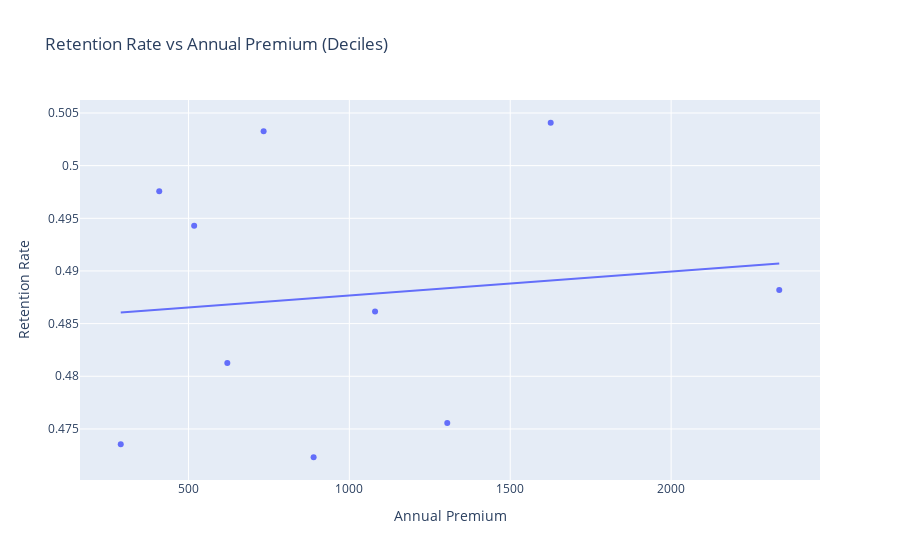
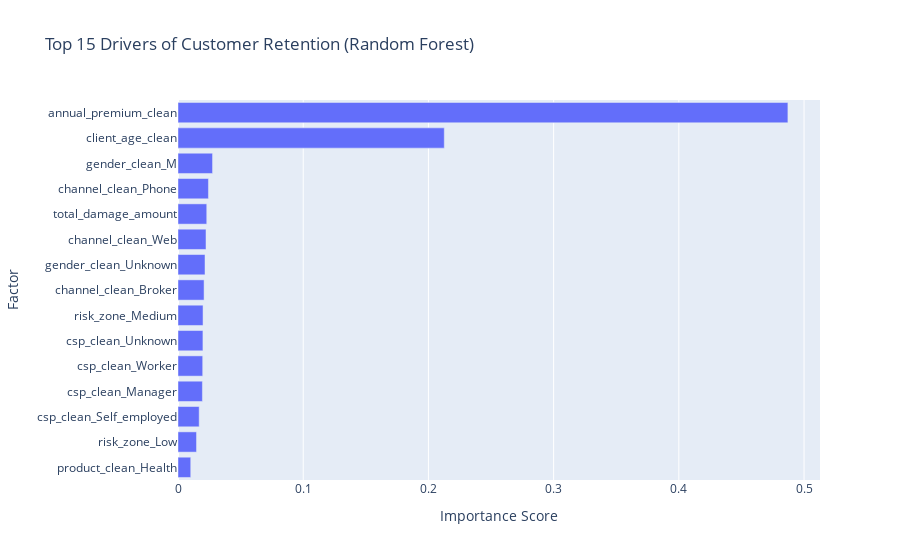

Notebook code cell kept with these figures, in order:
### Markdown cell above
# 6. Visualization

### Code cell
try:
    # 1. Price Elasticity Plot
    df_final["premium_bin"] = pd.qcut(df_final["annual_premium_clean"], q=10)
    retention_by_price = (
        df_final.groupby("premium_bin", observed=False)["retained"].mean().reset_index()
    )
    retention_by_price["price_mid"] = retention_by_price["premium_bin"].apply(
        lambda x: x.mid
    )

    fig1 = px.scatter(
        retention_by_price,
        x="price_mid",
        y="retained",
        title="Retention Rate vs Annual Premium (Deciles)",
        labels={"price_mid": "Annual Premium", "retained": "Retention Rate"},
        trendline="ols",
    )
    fig1.show()

    # 2. Feature Importance Plot
    if "importances" in locals():
        fig2 = px.bar(
            importances.head(15),
            x="Importance",
            y="Feature",
            orientation="h",
            title="Top 15 Drivers of Customer Retention (Random Forest)",
            labels={"Importance": "Importance Score", "Feature": "Factor"},
        )
        fig2.update_layout(yaxis={"categoryorder": "total ascending"})
        fig2.show()

except Exception as e:
    print("Visualization failed:", e)

### Figure 1 — Plotly figure (JSON) as saved in the notebook; plotly's stock layout.template omitted (floating-point values rounded to 4 significant figures)
{"data": [{"hovertemplate": "Annual Premium=%{x}<br>Retention Rate=%{y}<extra></extra>", "legendgroup": "", "marker": {"color": "#636efa", "symbol": "circle"}, "mode": "markers", "name": "", "orientation": "v", "showlegend": false, "type": "scatter", "x": [289.6, 409.2, 517.7, 620.8, 733.6, 889.0, 1080.0, 1304.0, 1626.0, 2336.0], "xaxis": "x", "y": [0.4736, 0.4976, 0.4943, 0.4813, 0.5033, 0.4723, 0.4862, 0.4756, 0.5041, 0.4882], "yaxis": "y"}, {"hovertemplate": "<b>OLS trendline</b><br>retained = 2.26775e-06 * price_mid + 0.485402<br>R<sup>2</sup>=0.014420<br><br>Annual Premium=%{x}<br>Retention Rate=%{y} <b>(trend)</b><extra></extra>", "legendgroup": "", "marker": {"color": "#636efa", "symbol": "circle"}, "mode": "lines", "name": "", "showlegend": false, "type": "scatter", "x": [289.6, 409.2, 517.7, 620.8, 733.6, 889.0, 1080.0, 1304.0, 1626.0, 2336.0], "xaxis": "x", "y": [0.4861, 0.4863, 0.4866, 0.4868, 0.4871, 0.4874, 0.4879, 0.4884, 0.4891, 0.4907], "yaxis": "y"}], "layout": {"legend": {"tracegroupgap": 0}, "title": {"text": "Retention Rate vs Annual Premium (Deciles)"}, "xaxis": {"anchor": "y", "domain": [0, 1], "title": {"text": "Annual Premium"}}, "yaxis": {"anchor": "x", "domain": [0, 1], "title": {"text": "Retention Rate"}}}}

### Figure 2 — Plotly figure (JSON) as saved in the notebook; plotly's stock layout.template omitted (floating-point values rounded to 4 significant figures)
{"data": [{"hovertemplate": "Importance Score=%{x}<br>Factor=%{y}<extra></extra>", "legendgroup": "", "marker": {"color": "#636efa", "pattern": {"shape": ""}}, "name": "", "orientation": "h", "showlegend": false, "textposition": "auto", "type": "bar", "x": [0.4871, 0.2127, 0.02759, 0.02432, 0.02296, 0.02237, 0.02158, 0.02082, 0.02, 0.01991, 0.01973, 0.01949, 0.01691, 0.01479, 0.01018], "xaxis": "x", "y": ["annual_premium_clean", "client_age_clean", "gender_clean_M", "channel_clean_Phone", "total_damage_amount", "channel_clean_Web", "gender_clean_Unknown", "channel_clean_Broker", "risk_zone_Medium", "csp_clean_Unknown", "csp_clean_Worker", "csp_clean_Manager", "csp_clean_Self_employed", "risk_zone_Low", "product_clean_Health"], "yaxis": "y"}], "layout": {"barmode": "relative", "legend": {"tracegroupgap": 0}, "title": {"text": "Top 15 Drivers of Customer Retention (Random Forest)"}, "xaxis": {"anchor": "y", "domain": [0, 1], "title": {"text": "Importance Score"}}, "yaxis": {"anchor": "x", "categoryorder": "total ascending", "domain": [0, 1], "title": {"text": "Factor"}}}}
